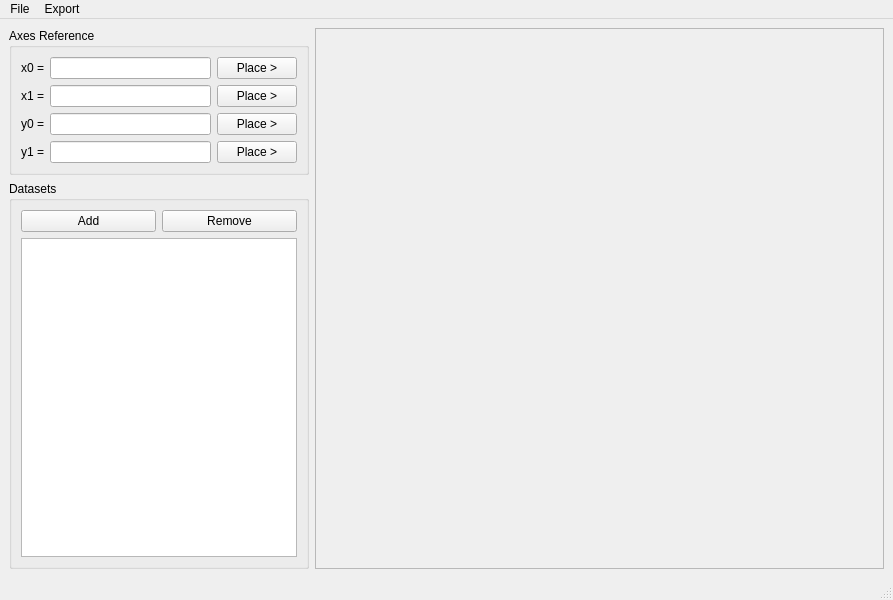
<?xml version="1.0" encoding="UTF-8"?>
<ui version="4.0">
 <class>MainWindow</class>
 <widget class="QMainWindow" name="MainWindow">
  <property name="geometry">
   <rect>
    <x>0</x>
    <y>0</y>
    <width>893</width>
    <height>600</height>
   </rect>
  </property>
  <property name="windowTitle">
   <string>Prip</string>
  </property>
  <widget class="QWidget" name="centralwidget">
   <layout class="QGridLayout" name="gridLayout">
    <item row="0" column="1" rowspan="3">
     <widget class="PripGraphicsView" name="graphicsView">
      <property name="enabled">
       <bool>false</bool>
      </property>
     </widget>
    </item>
    <item row="2" column="0">
     <widget class="QGroupBox" name="groupBox_2">
      <property name="title">
       <string>Datasets</string>
      </property>
      <layout class="QGridLayout" name="gridLayout_3">
       <item row="0" column="0">
        <widget class="QPushButton" name="pushButton_6">
         <property name="text">
          <string>Add</string>
         </property>
        </widget>
       </item>
       <item row="0" column="1">
        <widget class="QPushButton" name="pushButton_5">
         <property name="text">
          <string>Remove</string>
         </property>
        </widget>
       </item>
       <item row="1" column="0" colspan="2">
        <widget class="QListWidget" name="listWidget"/>
       </item>
      </layout>
     </widget>
    </item>
    <item row="0" column="0" rowspan="2">
     <widget class="QGroupBox" name="groupBox">
      <property name="maximumSize">
       <size>
        <width>300</width>
        <height>16777215</height>
       </size>
      </property>
      <property name="title">
       <string>Axes Reference</string>
      </property>
      <layout class="QGridLayout" name="gridLayout_2">
       <item row="2" column="1">
        <widget class="QLineEdit" name="lineEditY0"/>
       </item>
       <item row="0" column="1">
        <widget class="QLineEdit" name="lineEditX0"/>
       </item>
       <item row="0" column="2">
        <widget class="QPushButton" name="pushButtonPlaceX0">
         <property name="text">
          <string>Place &gt;</string>
         </property>
        </widget>
       </item>
       <item row="0" column="0">
        <widget class="QLabel" name="label">
         <property name="frameShape">
          <enum>QFrame::NoFrame</enum>
         </property>
         <property name="text">
          <string>x0 =</string>
         </property>
        </widget>
       </item>
       <item row="1" column="1">
        <widget class="QLineEdit" name="lineEditX1"/>
       </item>
       <item row="3" column="1">
        <widget class="QLineEdit" name="lineEditY1"/>
       </item>
       <item row="1" column="0">
        <widget class="QLabel" name="label_2">
         <property name="text">
          <string>x1 =</string>
         </property>
        </widget>
       </item>
       <item row="2" column="0">
        <widget class="QLabel" name="label_3">
         <property name="text">
          <string>y0 =</string>
         </property>
        </widget>
       </item>
       <item row="3" column="0">
        <widget class="QLabel" name="label_4">
         <property name="text">
          <string>y1 =</string>
         </property>
        </widget>
       </item>
       <item row="1" column="2">
        <widget class="QPushButton" name="pushButtonPlaceX1">
         <property name="text">
          <string>Place &gt;</string>
         </property>
        </widget>
       </item>
       <item row="2" column="2">
        <widget class="QPushButton" name="pushButtonPlaceY0">
         <property name="text">
          <string>Place &gt;</string>
         </property>
        </widget>
       </item>
       <item row="3" column="2">
        <widget class="QPushButton" name="pushButtonPlaceY1">
         <property name="text">
          <string>Place &gt;</string>
         </property>
        </widget>
       </item>
      </layout>
     </widget>
    </item>
   </layout>
  </widget>
  <widget class="QMenuBar" name="menubar">
   <property name="geometry">
    <rect>
     <x>0</x>
     <y>0</y>
     <width>893</width>
     <height>21</height>
    </rect>
   </property>
   <widget class="QMenu" name="menuFile">
    <property name="title">
     <string>File</string>
    </property>
    <addaction name="actionNew"/>
    <addaction name="actionOpen_Project"/>
    <addaction name="actionSave_Project"/>
    <addaction name="actionSave_Project_As"/>
    <addaction name="separator"/>
    <addaction name="actionExit"/>
   </widget>
   <widget class="QMenu" name="menuExport">
    <property name="title">
     <string>Export</string>
    </property>
    <addaction name="actionExport_data"/>
   </widget>
   <addaction name="menuFile"/>
   <addaction name="menuExport"/>
  </widget>
  <widget class="QStatusBar" name="statusbar"/>
  <action name="actionNew">
   <property name="text">
    <string>New Project...</string>
   </property>
  </action>
  <action name="actionOpen_Project">
   <property name="text">
    <string>Open Project...</string>
   </property>
  </action>
  <action name="actionSave_Project">
   <property name="text">
    <string>Save Project</string>
   </property>
  </action>
  <action name="actionSave_Project_As">
   <property name="text">
    <string>Save Project As...</string>
   </property>
  </action>
  <action name="actionExit">
   <property name="text">
    <string>Exit</string>
   </property>
  </action>
  <action name="actionExport_data">
   <property name="text">
    <string>Export data</string>
   </property>
  </action>
 </widget>
 <customwidgets>
  <customwidget>
   <class>PripGraphicsView</class>
   <extends>QGraphicsView</extends>
   <header>PripGraphicsView.h</header>
  </customwidget>
 </customwidgets>
 <resources/>
 <connections/>
</ui>
